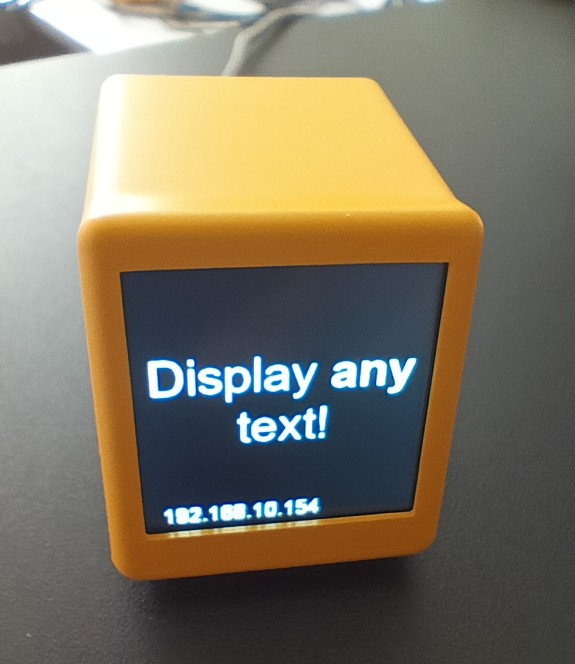
#> input picture media/smart-weather-clock.jpg, 575 x 664 px
$ python -i display_uploader.py   (imports and definitions only)
#> lines starting #> are read from the running program, lines starting #| are printed output that depends on the picture
#!/usr/bin/env python3

import io
import requests
from PIL import Image, ImageOps
from typing import Optional, Union
from config import DisplayConfig
import os

class DisplayUploader:
    def __init__(self, base_url: str = DisplayConfig.BASE_URL):
        self.base_url = base_url
        self.timeout = DisplayConfig.TIMEOUT
        self.image_width = DisplayConfig.IMAGE_WIDTH
        self.image_height = DisplayConfig.IMAGE_HEIGHT
        self.jpeg_quality = DisplayConfig.JPEG_QUALITY

    # [86 lines left out: functions upload_image, _process_image_file, _process_pil_image, _upload_to_display, test_connection, not called in this run]

    def batch_upload(self, images: dict) -> list:
        results = []
        for slot, image in images.items():
            if slot in DisplayConfig.SLOTS:
                result = self.upload_image(slot, image)
                results.append(result)
        return results

>>> import cv2
>>> picture = cv2.imread('media/smart-weather-clock.jpg', cv2.IMREAD_GRAYSCALE)
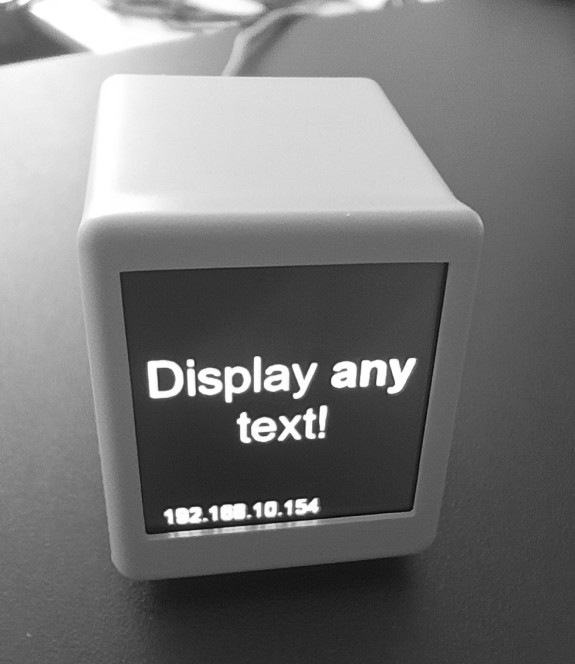
#> picture: shape (664, 575); min 0, max 255, mean 118.9
#> (the run stopped early here; a loop or call above may not have finished)
